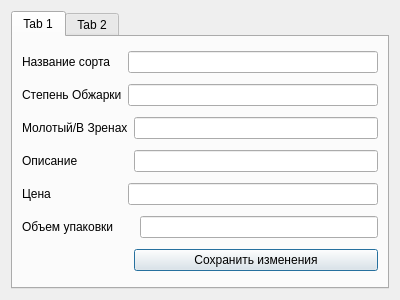
<?xml version="1.0" encoding="UTF-8"?>
<ui version="4.0">
 <class>Dialog</class>
 <widget class="QDialog" name="Dialog">
  <property name="geometry">
   <rect>
    <x>0</x>
    <y>0</y>
    <width>400</width>
    <height>300</height>
   </rect>
  </property>
  <property name="windowTitle">
   <string>Dialog</string>
  </property>
  <layout class="QGridLayout" name="gridLayout">
   <item row="0" column="0">
    <widget class="QTabWidget" name="tabWidget">
     <property name="currentIndex">
      <number>0</number>
     </property>
     <widget class="QWidget" name="tab">
      <attribute name="title">
       <string>Tab 1</string>
      </attribute>
      <layout class="QGridLayout" name="gridLayout_2">
       <item row="2" column="2" colspan="2">
        <widget class="QLineEdit" name="ground"/>
       </item>
       <item row="5" column="3">
        <widget class="QLineEdit" name="volume"/>
       </item>
       <item row="0" column="1" colspan="3">
        <widget class="QLineEdit" name="sort_name"/>
       </item>
       <item row="2" column="0" colspan="2">
        <widget class="QLabel" name="label_3">
         <property name="text">
          <string>Молотый/В Зренах</string>
         </property>
        </widget>
       </item>
       <item row="5" column="0" colspan="3">
        <widget class="QLabel" name="label_5">
         <property name="text">
          <string>Объем упаковки</string>
         </property>
        </widget>
       </item>
       <item row="3" column="0">
        <widget class="QLabel" name="label_4">
         <property name="text">
          <string>Описание</string>
         </property>
        </widget>
       </item>
       <item row="4" column="1" colspan="3">
        <widget class="QLineEdit" name="price"/>
       </item>
       <item row="0" column="0">
        <widget class="QLabel" name="label">
         <property name="text">
          <string>Название сорта</string>
         </property>
        </widget>
       </item>
       <item row="1" column="0">
        <widget class="QLabel" name="label_2">
         <property name="text">
          <string>Степень Обжарки</string>
         </property>
        </widget>
       </item>
       <item row="6" column="2" colspan="2">
        <widget class="QPushButton" name="save_btn">
         <property name="text">
          <string>Сохранить изменения</string>
         </property>
        </widget>
       </item>
       <item row="3" column="2" colspan="2">
        <widget class="QLineEdit" name="description"/>
       </item>
       <item row="1" column="1" colspan="3">
        <widget class="QLineEdit" name="degree_roating"/>
       </item>
       <item row="4" column="0">
        <widget class="QLabel" name="label_7">
         <property name="text">
          <string>Цена</string>
         </property>
        </widget>
       </item>
      </layout>
     </widget>
     <widget class="QWidget" name="tab_2">
      <attribute name="title">
       <string>Tab 2</string>
      </attribute>
      <layout class="QGridLayout" name="gridLayout_3">
       <item row="5" column="0">
        <widget class="QLabel" name="label_7">
         <property name="text">
          <string>Цена</string>
         </property>
        </widget>
       </item>
       <item row="6" column="0" colspan="3">
        <widget class="QLabel" name="label_5">
         <property name="text">
          <string>Объем упаковки</string>
         </property>
        </widget>
       </item>
       <item row="6" column="3">
        <widget class="QLineEdit" name="volume"/>
       </item>
       <item row="2" column="2" colspan="2">
        <widget class="QLineEdit" name="ground"/>
       </item>
       <item row="0" column="1" colspan="3">
        <widget class="QLineEdit" name="sort_name"/>
       </item>
       <item row="2" column="0" colspan="2">
        <widget class="QLabel" name="label_3">
         <property name="text">
          <string>Молотый/В Зренах</string>
         </property>
        </widget>
       </item>
       <item row="3" column="2" colspan="2">
        <widget class="QLineEdit" name="description"/>
       </item>
       <item row="4" column="0">
        <widget class="QLabel" name="label_6">
         <property name="text">
          <string>Вкус</string>
         </property>
        </widget>
       </item>
       <item row="4" column="3">
        <widget class="QLineEdit" name="taste"/>
       </item>
       <item row="1" column="1" colspan="3">
        <widget class="QLineEdit" name="degree_roating"/>
       </item>
       <item row="5" column="1" colspan="3">
        <widget class="QLineEdit" name="price"/>
       </item>
       <item row="1" column="0">
        <widget class="QLabel" name="label_2">
         <property name="text">
          <string>Степень Обжарки</string>
         </property>
        </widget>
       </item>
       <item row="3" column="0">
        <widget class="QLabel" name="label_4">
         <property name="text">
          <string>Описание</string>
         </property>
        </widget>
       </item>
       <item row="0" column="0">
        <widget class="QLabel" name="label">
         <property name="text">
          <string>Название сорта</string>
         </property>
        </widget>
       </item>
       <item row="7" column="2" colspan="2">
        <widget class="QPushButton" name="save_btn">
         <property name="text">
          <string>Обновить</string>
         </property>
        </widget>
       </item>
      </layout>
     </widget>
    </widget>
   </item>
  </layout>
 </widget>
 <resources/>
 <connections/>
</ui>
